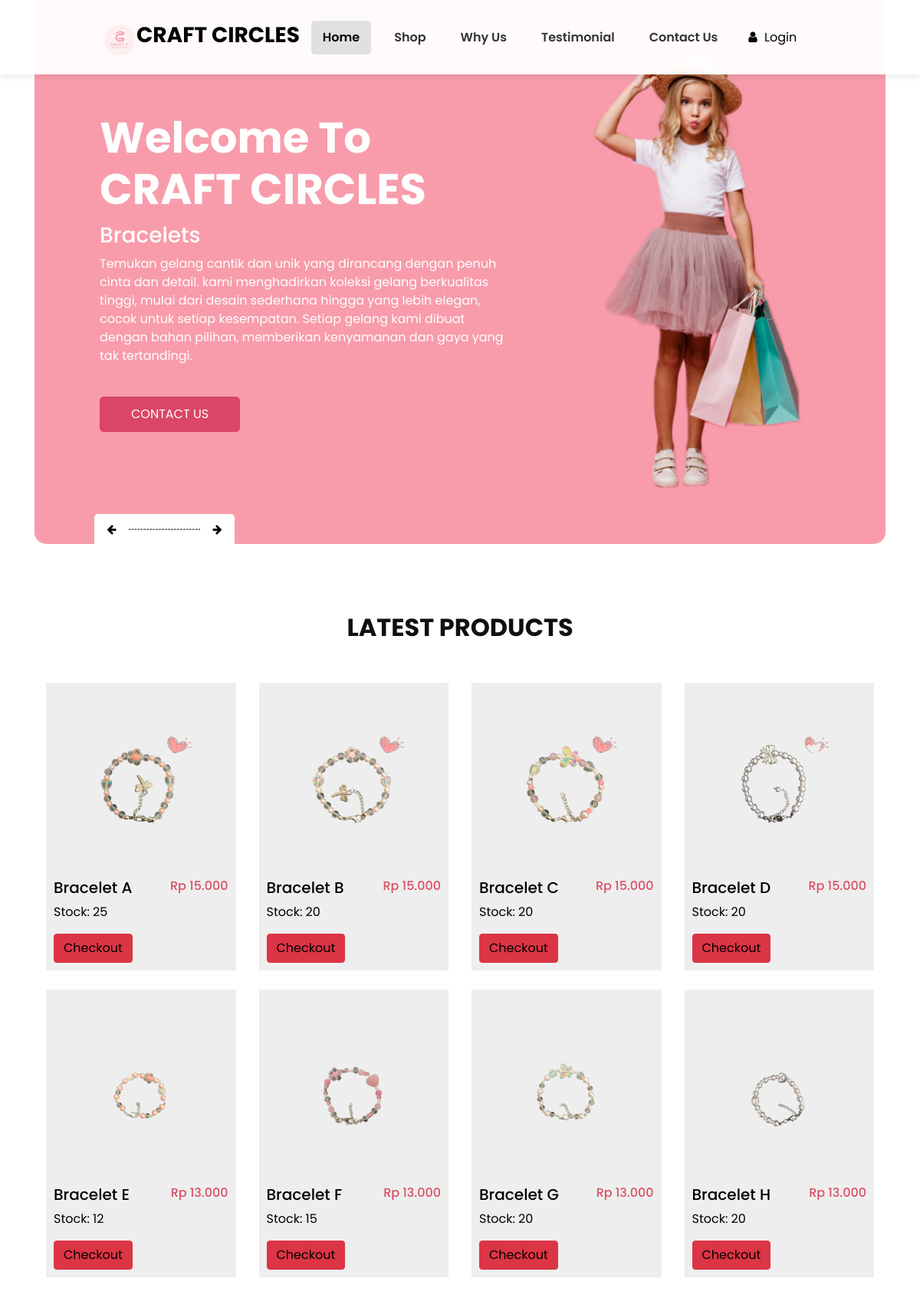
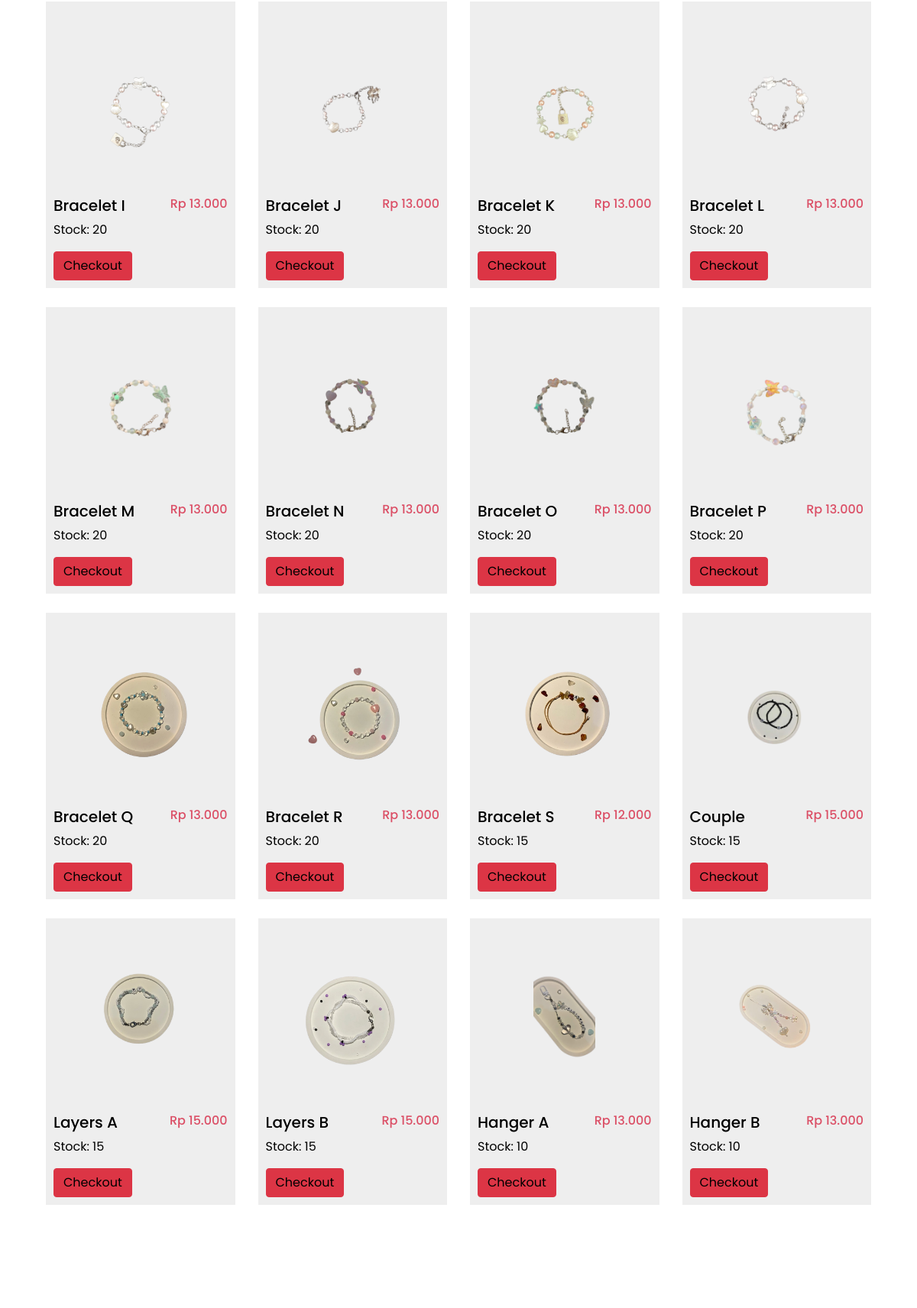
The page / (upper part) on the database its author committed (2 pictures, top to bottom).
### tables this page shows
CREATE TABLE `products` (
  `id` int(11) NOT NULL,
  `name` varchar(100) NOT NULL,
  `price` decimal(10,2) NOT NULL,
  `stock` int(11) NOT NULL,
  `images` varchar(255) DEFAULT NULL
);

### index.php (the view, shortened to what this page needs)
<!DOCTYPE html>
<html>
<head>
  <link rel="stylesheet" type="text/css"
    href="https://cdnjs.cloudflare.com/ajax/libs/OwlCarousel2/2.3.4/assets/owl.carousel.min.css" />
  <link rel="stylesheet" type="text/css" href="assets/css/bootstrap.css" />
  <link href="assets/css/style.css" rel="stylesheet" />
  <link href="assets/css/responsive.css" rel="stylesheet" />
</head>
<body>
  <section class="hero_area">
    <header class="header_section">
      <nav class="navbar navbar-expand-lg custom_nav-container ">
        <div class="collapse navbar-collapse" id="navbarSupportedContent">
          <ul class="navbar-nav  ">
          <li class="nav-item">
          <a class="navbar-brand" href="index.html">
          <img src="assets/img/logo-2.png" width="40px" alt="">
          <span>
            Craft Circles
          </span>
        </a>
            </li>
            <li class="nav-item active">
              <a class="nav-link" href="#home">Home <span class="sr-only">(current)</span></a>
            </li>
            <li class="nav-item">
              <a class="nav-link" href="#shop">
                Shop
              </a>
            </li>
            <li class="nav-item">
              <a class="nav-link" href="#why">
                Why Us
              </a>
            </li>
            <li class="nav-item">
              <a class="nav-link" href="#testimonial">
                Testimonial
              </a>
            </li>
            <li class="nav-item">
              <a class="nav-link" href="#contact">Contact Us</a>
            </li>
          </ul>
          <div class="user_option">
            <a href="login.php">
              <i class="fa fa-user" aria-hidden="true"></i>
              <span>
                Login
              </span>
            </a>
          </div>
        </div>
      </nav>
    </header>
    <section id="home" class="slider_section">
      <div class="slider_container">
        <div id="carouselExampleIndicators" class="carousel slide" data-ride="carousel">
          <div class="carousel-inner">
            <div class="carousel-item active">
              <div class="container-fluid">
                <div class="row">
                  <div class="col-md-7">
                    <div class="detail-box">
                      <h1>
                        Welcome To <br>
                        CRAFT CIRCLES
                      </h1>
                      <h3>Bracelets</h3>
                      <p>
                        Temukan gelang cantik dan unik yang dirancang dengan penuh cinta dan detail. kami menghadirkan
                        koleksi gelang berkualitas tinggi, mulai dari desain sederhana hingga yang lebih elegan, cocok
                        untuk setiap kesempatan. Setiap gelang kami dibuat dengan bahan pilihan, memberikan kenyamanan
                        dan gaya yang tak tertandingi.
                      </p>
                      <a href="https://wa.me/6281992336819?text=Halo%20Craft%20Circles%2C%0ASaya%20ingin%20memesan%20gelang.%0A%2A%2ANama%20%3A%2A%2A%20[nama%20anda]%0A%2A%2ANama%20Produk%20%3A%2A%2A%20[nama%20produk%20yang%20anda%20pilih]%0A%2A%2AAlamat%20%3A%2A%2A%20[alamat%20anda]%0AMohon%20dikonfirmasi.%0A%0Aterima%20kasih"
                        target="_blank">
                        Contact Us
                      </a>
                    </div>
                  </div>
                  <div class="col-md-5 ">
                    <div class="img-box">
                      <img src="assets/img/slider-img.png" alt="" />
                    </div>
                  </div>
                </div>
              </div>
            </div>
          </div>
          <div class="carousel_btn-box">
            <a class="carousel-control-prev" href="#carouselExampleIndicators" role="button" data-slide="prev">
              <i class="fa fa-arrow-left" aria-hidden="true"></i>
            </a>
            <img src="images/line.png" alt="" />
            <a class="carousel-control-next" href="#carouselExampleIndicators" role="button" data-slide="next">
              <i class="fa fa-arrow-right" aria-hidden="true"></i>
            </a>
          </div>
        </div>
      </div>
    </section>
    <section id="shop" class="shop_section layout_padding">
      <div class="container">
        <div class="heading_container heading_center">
          <h2>Latest Products</h2>
        </div>
        <div class="row">
          <?php
          include 'db.php';
          $result = $conn->query("SELECT * FROM products");
          if ($result->num_rows > 0) {
            while ($row = $result->fetch_assoc()) {
              echo "<div class='col-sm-6 col-md-4 col-lg-3'>";
              echo "<div class='box'>";
              echo "<a href=''>";
              echo "<div class='img-box'>";
              echo "<img src='assets/img/produk/" . $row['images'] . "' alt='" . $row['name'] . "'>";
              echo "</div>";
              echo "<div class='detail-box'>";
              echo "<h5>" . $row['name'] . "</h5>";
              echo "<h6><span>Rp " . number_format($row['price'], 0, ',', '.') . "</span></h6>";
              echo "</div>";
              if ($row['stock'] > 0) {
                echo "<p>Stock: " . $row['stock'] . "</p>";
              } else {
                echo "<p><span style='color: red;'>Out of Stock</span></p>";
              }
              $whatsappMessage = "Hallo, saya akan membeli produk anda : " . $row['name'] . " for Rp " . number_format($row['price'], 0, ',', '.') . ".";
              $whatsappLink = "https://wa.me/6281992336819?text=" . urlencode($whatsappMessage);
              echo "<div class='buy-now'>";
              echo "<a href='$whatsappLink' class='btn btn-danger'>Checkout</a>";
              echo "</div>";
              echo "</a>";
              echo "</div>";
              echo "</div>";
            }
          } else {
            echo "<p>No products found.</p>";
          }
          ?>
        </div>
      </div>
    </section>
    <section id="why" class="why_section layout_padding">
    </section>
</body>
</html>

### assets/css/style.css (style rules this page uses)
body { font-family: "poppins", sans-serif; color: #101010; background-color: #ffffff; }
.layout_padding { padding-top: 90px; padding-bottom: 90px; }
.heading_container { display: -webkit-box; display: -ms-flexbox; display: flex; -webkit-box-orient: vertical; -webkit-box-direction: normal; -ms-flex-direction: column; flex-direction: column; }
.heading_container h2 { text-transform: uppercase; font-weight: bold; }
.heading_container.heading_center { -webkit-box-align: center; -ms-flex-align: center; align-items: center; text-align: center; }
.hero_area { padding: 0 45px; }
.header_section { position: fixed; top: 0; left: 0; width: 100%; background-color: rgba(255, 255, 255, 0.95); z-index: 1000; box-shadow: 0 2px 10px rgba(0, 0, 0, 0.1); transition: background-color 0.3s ease-in-out, box-shadow 0.3s ease-in-out; padding: 10px 20px; }
#navbarSupportedContent .navbar-nav { display: flex; align-items: center; gap: 15px; }
#navbarSupportedContent .nav-link { padding: 10px 15px; color: #333; font-weight: 600; transition: color 0.3s ease-in-out, background 0.3s ease-in-out; border-radius: 5px; }
#navbarSupportedContent .nav-item.active .nav-link, #navbarSupportedContent .nav-link:hover { background-color: #e0e0e0; color: #000; }
.navbar-brand { font-size: 10px; font-weight: bold; color: #000; text-transform: uppercase; margin-left: 60px; }
a, a:hover, a:focus { text-decoration: none; }
.btn, .btn:focus { outline: none !important; -webkit-box-shadow: none; box-shadow: none; }
.navbar-brand { margin: 15px 0; padding: 0; }
.navbar-brand span { font-size: 28px; font-weight: bold; color: #000000; text-transform: uppercase; margin: 0; padding: 0; }
.custom_nav-container { z-index: 99999; padding: 0; -webkit-box-orient: vertical; -webkit-box-direction: normal; -ms-flex-direction: column; flex-direction: column; -webkit-box-align: center; -ms-flex-align: center; align-items: center; }
.user_option { display: -webkit-box; display: -ms-flexbox; display: flex; -webkit-box-align: center; -ms-flex-align: center; align-items: center; margin-left: 25px; }
.user_option a { margin-right: 25px; color: #000000; }
.user_option a span { margin-left: 5px; }
.slider_section .slider_container { color: #fefefe; background-color: #000000; background-color: #f89cab; padding: 25px; border-radius: 0 0 15px 15px; }
.slider_section .row { -webkit-box-align: center; -ms-flex-align: center; align-items: center; }
.slider_section .img-box { display: -webkit-box; display: -ms-flexbox; display: flex; -webkit-box-pack: center; -ms-flex-pack: center; justify-content: center; padding: 45px; }
.slider_section .img-box img { width: 275px; }
.slider_section .detail-box { padding-left: 45px; margin: 45px 0; }
.slider_section .detail-box h1 { font-weight: bold; font-size: 3.5rem; margin-bottom: 10px; }
.slider_section .detail-box a { display: inline-block; padding: 10px 40px; background-color: #db4566; color: #ffffff; border: 1px solid #db4566; border-radius: 5px; -webkit-transition: all .3s; transition: all .3s; margin-top: 25px; text-transform: uppercase; }
.slider_section .carousel_btn-box { display: -webkit-box; display: -ms-flexbox; display: flex; background-color: #ffffff; -webkit-box-align: center; -ms-flex-align: center; align-items: center; position: absolute; bottom: -25px; left: 5%; padding: 7px 10px; border-radius: 5px 5px 0 0; }
.slider_section .carousel_btn-box img { margin: 0 10px; }
.slider_section .carousel_btn-box .carousel-control-prev, .slider_section .carousel_btn-box .carousel-control-next { position: unset; height: 25px; width: 25px; background-repeat: no-repeat; opacity: 1; background-position: center; color: #000000; font-size: 14px; }
.shop_section .heading_container { margin-bottom: 20px; }
.shop_section .box { background-color: #eeeeee; position: relative; padding: 10px; margin-top: 25px; }
.shop_section .box a { color: #000000; }
.shop_section .box .img-box { display: -webkit-box; display: -ms-flexbox; display: flex; -webkit-box-pack: center; -ms-flex-pack: center; justify-content: center; -webkit-box-align: center; -ms-flex-align: center; align-items: center; padding: 15px 30px; height: 245px; }
.shop_section .box .img-box img { max-width: 100%; max-height: 145px; }
.shop_section .box .detail-box { display: -webkit-box; display: -ms-flexbox; display: flex; -webkit-box-pack: justify; -ms-flex-pack: justify; justify-content: space-between; }
.shop_section .box .detail-box h6 span { color: #db4f66; }

### rows shown on the page
products: images (picture), name "Bracelet A", price "15.000", stock "25"
products: images (picture), name "Bracelet B", price "15.000", stock "20"
products: images (picture), name "Bracelet C", price "15.000", stock "20"
products: images (picture), name "Bracelet D", price "15.000", stock "20"
products: images (picture), name "Bracelet E", price "13.000", stock "12"
products: images (picture), name "Bracelet F", price "13.000", stock "15"
products: images (picture), name "Bracelet G", price "13.000", stock "20"
products: images (picture), name "Bracelet H", price "13.000", stock "20"
products: images (picture), name "Bracelet I", price "13.000", stock "20"
products: images (picture), name "Bracelet J", price "13.000", stock "20"
products: images (picture), name "Bracelet K", price "13.000", stock "20"
products: images (picture), name "Bracelet L", price "13.000", stock "20"
products: images (picture), name "Bracelet M", price "13.000", stock "20"
products: images (picture), name "Bracelet N", price "13.000", stock "20"
products: images (picture), name "Bracelet O", price "13.000", stock "20"
products: images (picture), name "Bracelet P", price "13.000", stock "20"
products: images (picture), name "Bracelet Q", price "13.000", stock "20"
products: images (picture), name "Bracelet R", price "13.000", stock "20"
products: images (picture), name "Bracelet S", price "12.000", stock "15"
products: images (picture), name "Couple", price "15.000", stock "15"
products: images (picture), name "Layers A", price "15.000", stock "15"
products: images (picture), name "Layers B", price "15.000", stock "15"
products: images (picture), name "Hanger A", price "13.000", stock "10"
products: images (picture), name "Hanger B", price "13.000", stock "10"
